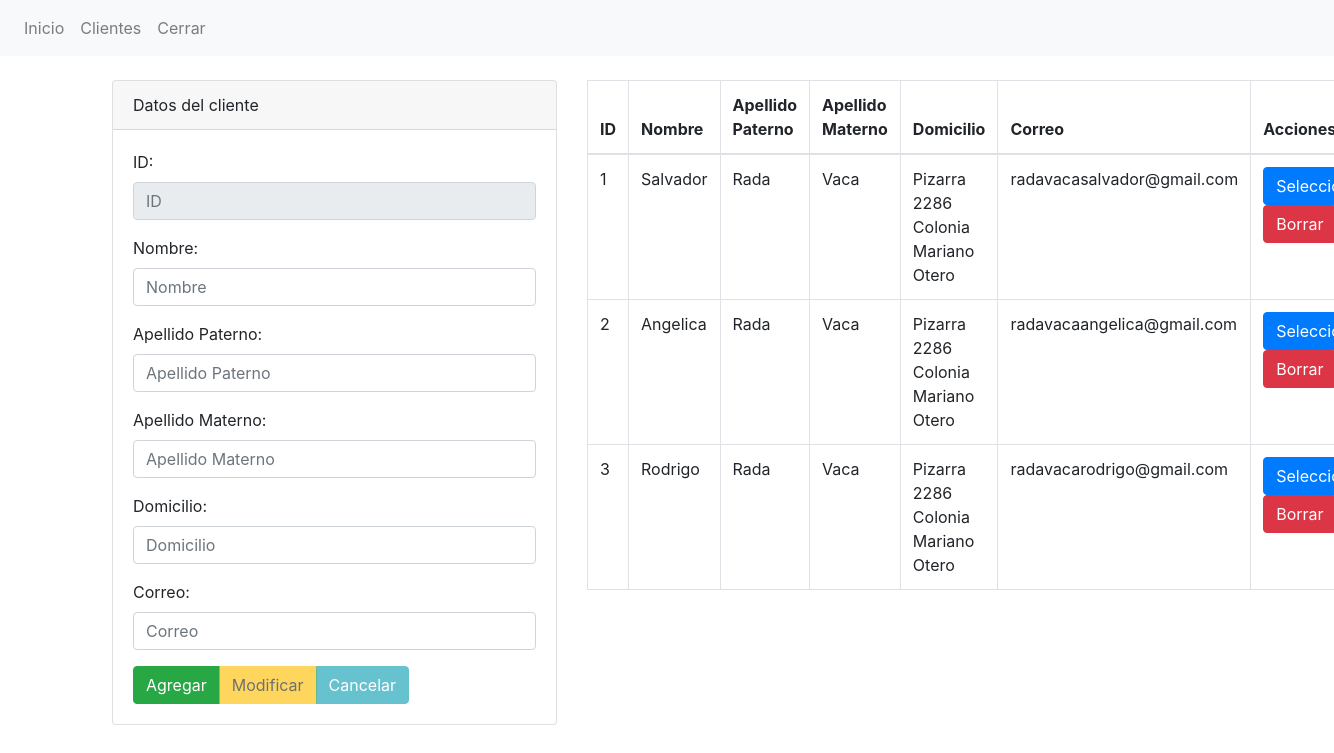
The page /seccion/pagina.php (signed in) on the database its author committed.
### tables this page shows
CREATE TABLE `clientes` (
  `id` int(11) NOT NULL,
  `nombre` varchar(50) NOT NULL,
  `apellido_paterno` varchar(50) NOT NULL,
  `apellido_materno` varchar(50) NOT NULL,
  `domicilio` varchar(100) NOT NULL,
  `correo` varchar(100) NOT NULL,
  `estado` int(11) NOT NULL
);

### seccion/clientes.php (called while the page is built, shortened)
<?php
class Clientes {
    private $txtID;
    private $txtNombre;
    private $txtApellidopaterno;
    private $txtApellidomaterno;
    private $txtDomicilio;
    private $txtCorreo;
    public function __construct($txtID, $txtNombre, $txtApellidopaterno, $txtApellidomaterno, $txtDomicilio, $txtCorreo) {
        $this->txtID = $txtID;
        $this->txtNombre = $txtNombre;
        $this->txtApellidopaterno = $txtApellidopaterno;
        $this->txtApellidomaterno = $txtApellidomaterno;
        $this->txtDomicilio = $txtDomicilio;
        $this->txtCorreo = $txtCorreo;
    }
    public function getID() {
        return $this->txtID;
    }
    public function getNombre() {
        return $this->txtNombre;
    }
    public function getApellidopaterno() {
        return $this->txtApellidopaterno;
    }
    public function getApellidomaterno() {
        return $this->txtApellidomaterno;
    }
    public function getDomicilio() {
        return $this->txtDomicilio;
    }
    public function getCorreo() {
        return $this->txtCorreo;
    }
}
?>

### config/bd.php (called while the page is built)
<?php
class BasedeDatos {
    private $host;
    private $bd;
    private $usuario;
    private $contrasenia;
    public $conexion;
    public function __construct($host, $bd, $usuario, $contrasenia) {
        $this->host = $host;
        $this->bd = $bd;
        $this->usuario = $usuario;
        $this->contrasenia = $contrasenia;
    }
    public function conexion() {
        try {
            $this->conexion = new PDO("mysql:host=$this->host;dbname=$this->bd", $this->usuario, $this->contrasenia);
        } catch (Exception $ex) {
            echo $ex->getMessage();
        }
        return $this->conexion;
    }
}
?>

### seccion/pagina.php (the view, shortened to what this page needs)
<?php
include("../config/bd.php");
$bd = new BasedeDatos("localhost", "examen", "root", "");
$bd->conexion();
$txtID = (isset($_POST['txtID'])) ? $_POST['txtID'] : "";
$txtNombre = (isset($_POST['txtNombre'])) ? $_POST['txtNombre'] : "";
$txtApellidopaterno = (isset($_POST['txtApellidopaterno'])) ? $_POST['txtApellidopaterno'] : "";
$txtApellidomaterno = (isset($_POST['txtApellidomaterno'])) ? $_POST['txtApellidomaterno'] : "";
$txtDomicilio = (isset($_POST['txtDomicilio'])) ? $_POST['txtDomicilio'] : "";
$txtCorreo = (isset($_POST['txtCorreo'])) ? $_POST['txtCorreo'] : "";
$accion = (isset($_POST['accion'])) ? $_POST['accion'] : "";
include("clientes.php");
$clientes = new Clientes($txtID, $txtNombre, $txtApellidopaterno, $txtApellidomaterno, $txtDomicilio, $txtCorreo);
$sentenciaSQL = $bd->conexion()->prepare("SELECT * FROM clientes");
$sentenciaSQL->execute();
$clientesSQL = $sentenciaSQL->fetchAll(PDO::FETCH_ASSOC);
include("../template/cabecera.php");
?>
<div class="col-md-5">
    <div class="card">
        <div class="card-header">
            Datos del cliente
        </div>
        <div class="card-body">
            <form id="frm_registrar" method="POST">
                <div class = "form-group">
                    <label for="txtID">ID:</label>
                    <input type="text" required readonly class="form-control" name="txtID" id="txtID" value="<?php echo $clientes->getID(); ?>" placeholder="ID">
                </div>
                <div class = "form-group">
                    <label for="txtNombre">Nombre:</label>
                    <input type="text" required class="form-control" name="txtNombre" id="txtNombre" value="<?php echo $clientes->getNombre(); ?>" placeholder="Nombre">
                </div>
                <div class = "form-group">
                    <label for="txtApellidopaterno">Apellido Paterno:</label>
                    <input type="text" required class="form-control" name="txtApellidopaterno" id="txtApellidopaterno" value="<?php echo $clientes->getApellidopaterno(); ?>" placeholder="Apellido Paterno">
                </div>
                <div class = "form-group">
                    <label for="txtApellidomaterno">Apellido Materno:</label>
                    <input type="text" required class="form-control" name="txtApellidomaterno" id="txtApellidomaterno" value="<?php echo $clientes->getApellidomaterno(); ?>" placeholder="Apellido Materno">
                </div>
                <div class = "form-group">
                    <label for="txtDomicilio">Domicilio:</label>
                    <input type="text" required class="form-control" name="txtDomicilio" id="txtDomicilio" value="<?php echo $clientes->getDomicilio(); ?>" placeholder="Domicilio">
                </div>
                <div class = "form-group">
                    <label for="txtCorreo">Correo:</label>
                    <input type="email" required class="form-control" name="txtCorreo" id="txtCorreo" value="<?php echo $clientes->getCorreo(); ?>" placeholder="Correo">
                </div>
                <div class="btn-group" role="group" aria-label="">
                    <button type="submit" name="accion" id="agregar" <?php echo ($accion == "Seleccionar") ? "disabled" : ""; ?> value="Agregar" class="btn btn-success">Agregar</button>
                    <button type="submit" name="accion" id="modificar" <?php echo ($accion != "Seleccionar") ? "disabled" : ""; ?> value="Modificar" class="btn btn-warning">Modificar</button>
                    <button type="submit" name="accion" <?php echo ($accion != "Seleccionar") ? "disabled" : ""; ?> value="Cancelar" class="btn btn-info">Cancelar</button>
                </div>
            </form>
        </div>
    </div>
</div>
<div class="col-md-7">
    <table class="table table-bordered">
        <thead>
            <tr>
                <th>ID</th>
                <th>Nombre</th>
                <th>Apellido Paterno</th>
                <th>Apellido Materno</th>
                <th>Domicilio</th>
                <th>Correo</th>
                <th>Acciones</th>
            </tr>
        </thead>
        <tbody>
            <?php foreach($clientesSQL as $clienteSQL) { ?>
                <?php if($clienteSQL['estado'] == 1) { ?>
                    <tr>
                        <td><?php echo $clienteSQL['id']; ?></td>
                        <td><?php echo $clienteSQL['nombre']; ?></td>
                        <td><?php echo $clienteSQL['apellido_paterno']; ?></td>
                        <td><?php echo $clienteSQL['apellido_materno']; ?></td>
                        <td><?php echo $clienteSQL['domicilio']; ?></td>
                        <td><?php echo $clienteSQL['correo']; ?></td>
                        <td>
                            <form method="post">
                                <input type="submit" name="accion" value="Seleccionar" class="btn btn-primary" />
                                <input type="submit" name="accion" id="borrar" value="Borrar" class="btn btn-danger" />
                            </form>
                        </td>
                    </tr>
                <?php } ?>
            <?php } ?>
        </tbody>
    </table>
</div>
<?php include("../template/pie.php"); ?>

### template/cabecera.php (shortened to what this page needs)
<!doctype html>
<html lang="en">
  <head>
    <link rel="stylesheet" href="https://stackpath.bootstrapcdn.com/bootstrap/4.3.1/css/bootstrap.min.css">
  </head>
  <body>
    <?php $url = "http://".$_SERVER['HTTP_HOST']."/examen" ?>
    <nav class="navbar navbar-expand navbar-light bg-light">
        <div class="nav navbar-nav">
            <a class="nav-item nav-link" href="<?php echo $url; ?>/inicio.php">Inicio</a>
            <a class="nav-item nav-link" href="<?php echo $url; ?>/seccion/pagina.php">Clientes</a>
            <a class="nav-item nav-link" href="<?php echo $url; ?>/seccion/cerrar.php">Cerrar</a>
        </div>
    </nav>
    <div class="container">
        <br/>
        <div class="row">

### template/pie.php
        </div>
    </div>
  </body>
</html>

### rows shown on the page
clientes: id "1", nombre "Salvador", apellido_paterno "Rada", apellido_materno "Vaca", domicilio "Pizarra 2286 Colonia Mariano Otero", correo "radavacasalvador@gmail.com"
clientes: id "2", nombre "Angelica", apellido_paterno "Rada", apellido_materno "Vaca", domicilio "Pizarra 2286 Colonia Mariano Otero", correo "radavacaangelica@gmail.com"
clientes: id "3", nombre "Rodrigo", apellido_paterno "Rada", apellido_materno "Vaca", domicilio "Pizarra 2286 Colonia Mariano Otero", correo "radavacarodrigo@gmail.com"
